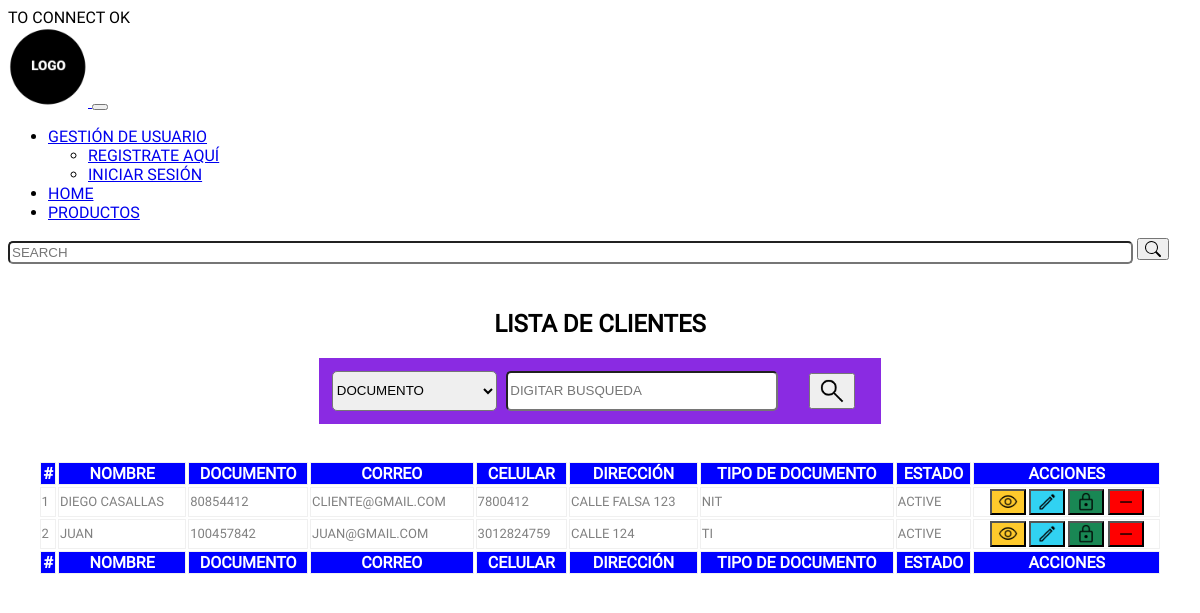
The app's page /view/user/view.php with its own data.
### tables this page shows
CREATE TABLE `client` (
  `Client_id` int(10) UNSIGNED NOT NULL,
  `Client_name` varchar(100) NOT NULL,
  `Client_identification` varchar(20) NOT NULL,
  `Client_email` varchar(100) NOT NULL,
  `Client_phone` varchar(10) NOT NULL,
  `Client_address` varchar(100) NOT NULL,
  `DocumentType_id` int(10) NOT NULL,
  `Comp_id` int(10) NOT NULL,
  `Status_id` int(10) NOT NULL,
  `Country_id` int(10) NOT NULL,
  `updated_at` datetime DEFAULT NULL,
  `created_at` datetime DEFAULT current_timestamp()
);

CREATE TABLE `document_type` (
  `DocumentType_id` int(11) NOT NULL,
  `DocumentType_name` varchar(60) NOT NULL,
  `DocumentType_descriptions` varchar(80) NOT NULL
);

CREATE TABLE `status` (
  `Status_id` int(11) NOT NULL,
  `Status_name` varchar(60) NOT NULL,
  `Status_descriptions` varchar(80) NOT NULL
);

### view/user/view.php (the view, shortened to what this page needs)
<?php
include("../../config/config.php");
$sql = "CALL sp_select_all_client(); ";
if (!$result = $connect->query($sql)) {
  echo "Error consult: (" . $connect->errno . ") " . $connect->error;
} else {
  $resultClient = $result->fetch_all(MYSQLI_NUM);
}
?>
<?php
  include('../assets/view/nav.php');
  ?>
<!DOCTYPE html>
<html lang="en">
<head>
  <link href="../../assets/css/formStyle.css" rel="stylesheet" />
  <link href="../../assets/css/formStyle.css" rel="stylesheet" />
</head>
<body>
  <div id="sectionTwo" class="sectionTwo">
    <h2 style="text-align: center;">LISTA DE CLIENTES</h2>
    <div>
      <form>
        <table name="tableViewUserSearch" id="tableViewUserSearch" class="tableViewUserSearch">
          <tr>
            <td>
              <select name="typeSearch" id="typeSearch" required>
                <option value="0">DOCUMENTO</option>
              </select>
            </td>
            <td> <input type="search" value="" placeholder="Digitar busqueda" required /> </td>
            <td style="text-align: center;"> <button> <img src="../../assets/img/icons/search.png" /> </button></td>
          </tr>
        </table>
      </form>
    </div>
    <table name="tableViewUser" id="tableViewUser" class="tableViewUser">
      <thead>
        <tr>
          <th>#</th>
          <th>NOMBRE</th>
          <th>DOCUMENTO</th>
          <th>CORREO</th>
          <th>CELULAR</th>
          <th>DIRECCIÓN</th>
          <th>TIPO DE DOCUMENTO</th>
          <th>ESTADO</th>
          <th>ACCIONES</th>
        </tr>
      </thead>
      <tbody>
        <?php
        $row= $resultClient;
        for ($i = 0; $i < count($row); $i++) {
          echo '<tr class="checkTr">';
          echo '<td>' . ($i + 1) . '</td>';
          echo '<td>' . $row[$i][1] . '</td>';
          echo '<td>' . $row[$i][2] . '</td>';
          echo '<td>' . $row[$i][3] . '</td>';
          echo '<td>' . $row[$i][4] . '</td>';
          echo '<td>' . $row[$i][5] . '</td>';
          echo '<td>' . $row[$i][9] . '</td>';
          echo '<td>' . $row[$i][8] . '</td>';
          echo '
        <td class="btnsActions" style="text-align: center;">
          <button class="btnWarning"> <a href="show.php?Client_id=' . $row[$i][0] . '"><img src="../../assets/img/icons/visibility.png" /><a> </button>
          <button class="btnInfo"><a href="edit.php?Client_id=' . $row[$i][0] . '"><img src="../../assets/img/icons/edit.png" /><a></button>
          <button class="btnSuccess"><a href="../../controller/client/delete.php?Delete_id=0&Client_id=' . $row[$i][0] . '"><img src="../../assets/img/icons/lock.png" /></a></button>
          <button class="btnDelete"><a href="../../controller/client/delete.php?Delete_id=1&Client_id=' . $row[$i][0] . '"><img src="../../assets/img/icons/remove.png" /></a></button>
        </td>
      </tr>';
        }
        ?>
      </tbody>
      <tfoot>
        <tr>
        <th>#</th>
          <th>NOMBRE</th>
          <th>DOCUMENTO</th>
          <th>CORREO</th>
          <th>CELULAR</th>
          <th>DIRECCIÓN</th>
          <th>TIPO DE DOCUMENTO</th>
          <th>ESTADO</th>
          <th>ACCIONES</th>
        </tr>
      </tfoot>
    </table>
  </div>
</body>
</html>

### view/assets/view/nav.php (shortened to what this page needs)
<?php
$session = false;
if (!isset($_SESSION["newsession"])) {
  $session = false;
} else {
  $session = true;
}
?>
<nav class="navbar navbar-expand-lg bg-body-tertiary">
  <div class="container-fluid">
    <a class="navbar-brand" href="#">
      <img src="../../assets/img/icons/logo.png" width="80" class="img-fluid" />
    </a>
    <button class="navbar-toggler" type="button" data-bs-toggle="collapse" data-bs-target="#navbarSupportedContent"
      aria-controls="navbarSupportedContent" aria-expanded="false" aria-label="Toggle navigation">
    </button>
    <div class="collapse navbar-collapse" id="navbarSupportedContent">
      <ul class="navbar-nav me-auto mb-2 mb-lg-0">
        <li class="nav-item dropdown">
          <a class="nav-link dropdown-toggle" href="#" role="button" data-bs-toggle="dropdown" aria-expanded="false">
            Gestión de Usuario
          </a>
          <ul class="dropdown-menu">
            <?php
            if ($session) {
              echo ('<li><a class="dropdown-item" href="../../view/login/">Registrate Aquí</a></li>
                  <li><a class="dropdown-item" href="../../controller/login/close.php">Cerrar Sesión</a></li>');
            } else {
              echo ('<li><a class="dropdown-item" href="../../view/login/">Registrate Aquí</a></li>
<li><a class="dropdown-item" href="../../view/login/">Iniciar Sesión</a></li>');
            }
            ?>
          </ul>
        </li>
        <li class="nav-item">
          <a class="nav-link active" href="../../view/home/" aria-current="page" href="#">Home</a>
        </li>
        <li class="nav-item">
          <a class="nav-link" href="#">Productos</a>
        </li>
      </ul>
      <form class="d-flex" role="search">
        <input class="form-control me-2" type="search" placeholder="Search" aria-label="Search">
        <button class="btn btn-outline-success" type="submit"></button>
      </form>
    </div>
  </div>
</nav>

### assets/css/formStyle.css (style rules this page uses)
html,body { width: auto; height: 100%; font-family: Roboto; text-transform:uppercase ; }
input { text-transform:uppercase ; border-radius: 5px; width: 95%; margin: auto; padding: 2px; }
select { border-radius: 5px; width:97%; margin: auto; }
.sectionTwo { background: white; width: 95%; margin: auto; padding: 10px; }
.tableViewUser { width: 100%; background: transparent; padding-top: 20px; }
.tableViewUser th { border: solid 1px #f0f0f0; background: blue; color: white; text-align: center; }
.checkTr { background-color: white; cursor: pointer; font-size: small; color: gray; }
.tableViewUser td { border: solid 1px #f0f0f0; }
.tableViewUserSearch { background: blueviolet; width: 50%; margin: auto; padding: 10px; }
.tableViewUserSearch img { width: 30px; text-align: center; cursor: pointer; }
.tableViewUserSearch select { height:40px; }
.tableViewUserSearch input { height:40px; }
.btnsActions img { width: 20px; cursor: pointer; }
.btnSuccess { background: #198754; }
.btnInfo { background: #31d2f2; }
.btnWarning { background: #ffca2c; }
.btnDelete { background: red; }

### records on screen
client: Client_name "DIEGO CASALLAS", Client_identification "80854412", Client_email "CLIENTE@GMAIL.COM", Client_phone "7800412", Client_address "CALLE FALSA 123", DocumentType.DocumentType_name "NIT", Status.Status_name "ACTIVE"
client: Client_name "JUAN", Client_identification "100457842", Client_email "JUAN@GMAIL.COM", Client_phone "3012824759", Client_address "CALLE 124", DocumentType.DocumentType_name "TI", Status.Status_name "ACTIVE"
